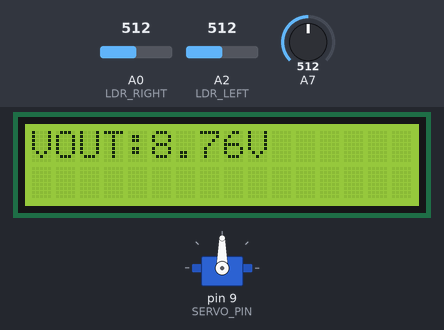
Recording of a sketch running on a simulated Arduino Nano, built with avr-gcc and run on an emulated ATmega328P. Shown: servo, 16×2 character LCD. The inputs (shaded band) are chosen by the test bench; at power-on: A0 (LDR_RIGHT) = 512, A2 (LDR_LEFT) = 512, A7 = 512. What the sketch prints to the serial monitor is not drawn.

Above: at 3.2 s.
3.3 s: A0 (LDR_RIGHT) set to 533
At 6.3 s:
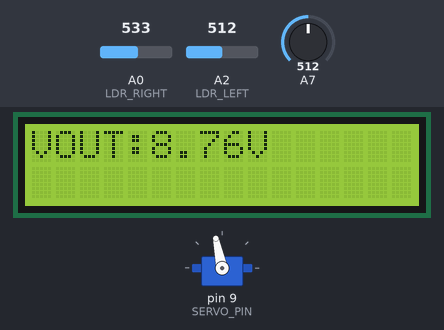
6.4 s: A2 (LDR_LEFT) set to 546
At 7.2 s:
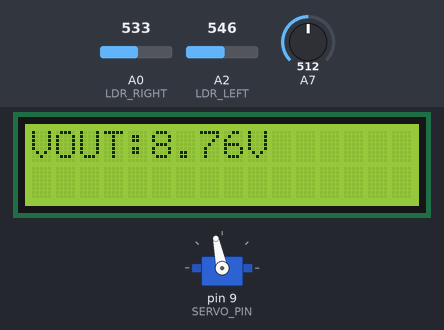
7.9 s: A2 (LDR_LEFT) set to 554
At 10.9 s:
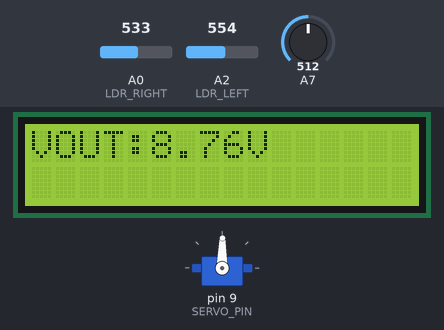
11.0 s: A0 (LDR_RIGHT) set to 716
14.1 s: A0 (LDR_RIGHT) set to 122
At 16.6 s:
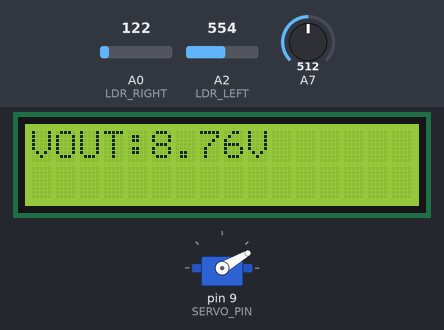
17.2 s: A7 set to 716
At 17.7 s:
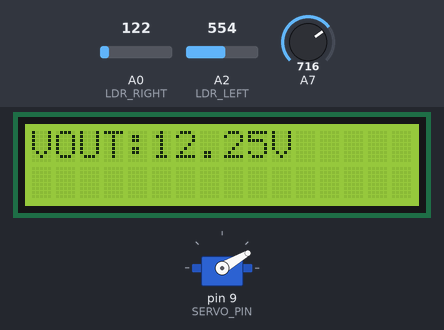
Timing chart, 0 to 19.7 s (numbered marks = the images above; inputs shaded):
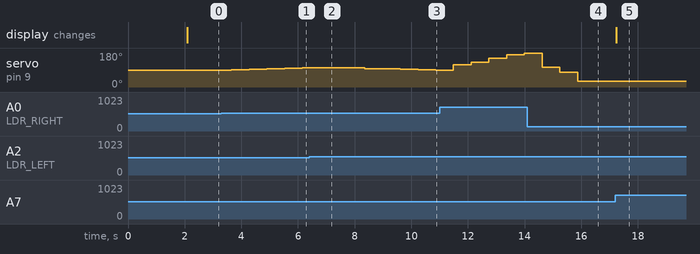

Measured:
- the behaviour switches between 532 and 533 on A0 (LDR_RIGHT) (found by bisection; images 0 and 1)
- the behaviour switches between 553 and 554 on A2 (LDR_LEFT) (found by bisection; images 2 and 3)
- after the input at 3.3 s, servo on pin 9 (SERVO_PIN): moves from 90° to 102° over 2.5 s, starting after 0.35 s
- after the input at 6.4 s, servo on pin 9 (SERVO_PIN): stays 102° (without the input it goes to 105° after 0.38 s)
- after the input at 7.9 s, servo on pin 9 (SERVO_PIN): 102° → 97° after 0.46 s, → 94° 1.3 s later, → 92° 0.63 s later, → 89° 0.63 s later
- after the input at 14.1 s, servo on pin 9 (SERVO_PIN): 180° → 104° after 0.52 s, → 79° 0.63 s later, → 30° 0.63 s later
- after the input at 17.2 s, the display: changes at once (image 5)

The sketch:

LAWRENCE_SOLAR_TRACKER_PID.ino
```cpp
#include <Servo.h>
#include <Wire.h>
#include <LiquidCrystal_I2C.h>
#include "data.hpp"

const int   LDR_LEFT   = A2;      // Left LDR pin
const int   LDR_RIGHT  = A0;      // Right LDR pin
const int   SERVO_PIN  = 9;       // Servo PWM pin
const int   DEAD_BAND  = 2;       // Error threshold for servo adjustment (scaled)
const float DIVIDER_K  = 3.50;    // Voltage divider constant for A7

float dt = 0;                     // Time step for PID (seconds)
float control_variable;            // PID output
int   servoPos = 90;              // Initial servo position (centered, 0-180°)
unsigned long prevTime = 0;       // Previous loop time (microseconds)
unsigned long currTime = 0;       // Current loop time (microseconds)
float error;                      // Scaled error for PID

PIDController Lorenzo(0.1, 2.0, 0.3, -90, 90); // PID: Kp=0.05, Ki=0, Kd=0, output limits ±50
Servo sg90;                       // Servo object
LiquidCrystal_I2C lcd(0x27, 16, 2); // LCD object
void setup() {
  Serial.begin(9600);

  sg90.attach(SERVO_PIN);
  sg90.write(servoPos); // Start at 90° (centered)

  pinMode(LDR_LEFT, INPUT);
  pinMode(LDR_RIGHT, INPUT);
  pinMode(A7, INPUT);

  lcd.init();
  lcd.backlight();

  delay(2000); // Let hardware stabilize
  prevTime = micros();
}

void loop() {
  currTime = micros();
  dt = (currTime - prevTime) / 1.0e6; // Calculate dt in seconds

  // Read LDRs
  int left = readLDR(LDR_LEFT);  // 0–1023
  int right = readLDR(LDR_RIGHT); // 0–1023
  Serial.print("Left Raw: ");
  Serial.print(left);
  Serial.print(" Right Raw: ");
  Serial.println(right);
  // Scale error to -100 to 100 for PID tuning
  error = ((right - left) / 1023.0) * 100.0; // Signed difference, scaled

  // Debug output
  // Serial.print("Left: ");
  // Serial.print(left);
  // Serial.print(" Right: ");
  // Serial.print(right);
  // Serial.print(" Scaled Error: ");
  // Serial.println(error);

  // Check if both LDRs are in low light (<50)
  if (left < 50 && right < 50) {
    servoPos = 90; // Center servo
    sg90.write(servoPos);
    delay(100);
  } else if (abs(error) > DEAD_BAND) { // Only adjust if error exceeds deadband
    control_variable = Lorenzo.compute(error, dt); // Compute PID output
    servoPos = 90 + control_variable; // Adjust from center
    servoPos = constrain(servoPos, 30, 180); // Constrain to servo range
    sg90.write(servoPos);
    delay(100);
    // Debug servo position
    // Serial.print("Servo Position: ");
    // Serial.print(servoPos);
    // Serial.print(" Control Variable: ");
    Serial.println("Servo Position: " + String(servoPos) + "Error :"  + String(error) + " Control Variable: " + String(control_variable));
  }else{
    Serial.println("Servo stable");
  }

  // Read and display panel voltage
  int rawA7 = analogRead(A7);
  float pinVoltage = rawA7 * (5.0 / 1023.0); // Convert to volts
  float panelVoltage = pinVoltage * DIVIDER_K; // Apply voltage divider

  lcd.clear();
  lcd.setCursor(0, 0);
  lcd.print("VOUT:");
  lcd.print(panelVoltage, 2);
  lcd.print("V");

  // Update timing
  prevTime = currTime;
  delay(500); // Consolidated delay for loop refresh
}
```

data.hpp
```cpp
class PIDController {
private:
    float kp;
    float ki;
    float kd;
    float minOutput;
    float maxOutput;
    float integral;
    float previousError;
    bool firstUpdate;

    // Helper function to clamp values
    float clamp(float value, float min, float max) {
        if (value < min) return min;
        if (value > max) return max;
        return value;
    }

public:
    PIDController(float p, float i, float d, float minOut = -100.0, float maxOut = 100.0) {
        kp = p;
        ki = i;
        kd = d;
        minOutput = minOut;
        maxOutput = maxOut;
        integral = 0.0;
        previousError = 0.0;
        firstUpdate = true;
    }

    float compute(float error, float dt) {
        if (dt <= 0) {
            return 0.0;
        }

        // P term
        float pTerm = kp * error;

        // I term
        integral = clamp(integral + error * dt, -100.0, 100.0);
        float iTerm = ki * integral;

        // D term
        float dTerm;
        if (firstUpdate) {
            dTerm = 0.0;
            firstUpdate = false;
        } else {
            dTerm = kd * (error - previousError) / dt;
        }

        previousError = error;

        // Calculate and clamp final output
        float output = clamp(pTerm + iTerm + dTerm, minOutput, maxOutput);
        return output;
    }

    // Reset the controller
    void reset() {
        integral = 0.0;
        previousError = 0.0;
        firstUpdate = true;
    }
};
int readLDR(int pin) {
  int sum = 0;
  for (int i = 0; i < 5; i++) {
    sum += analogRead(pin);
    delay(1);
  }
  return sum / 5;
}
```
